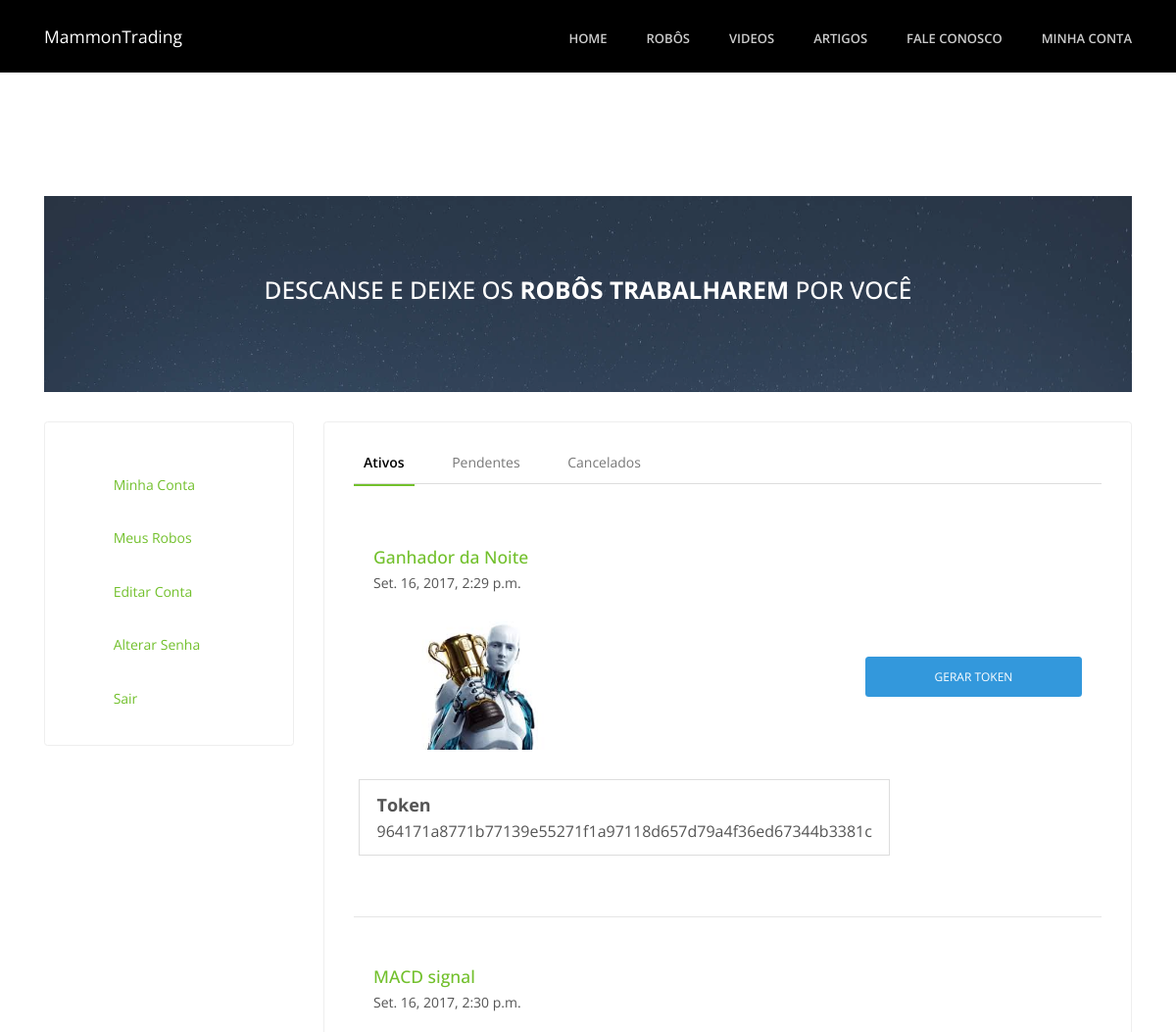
The page /conta/robos/ (signed in, upper part) on the database as committed earlier.
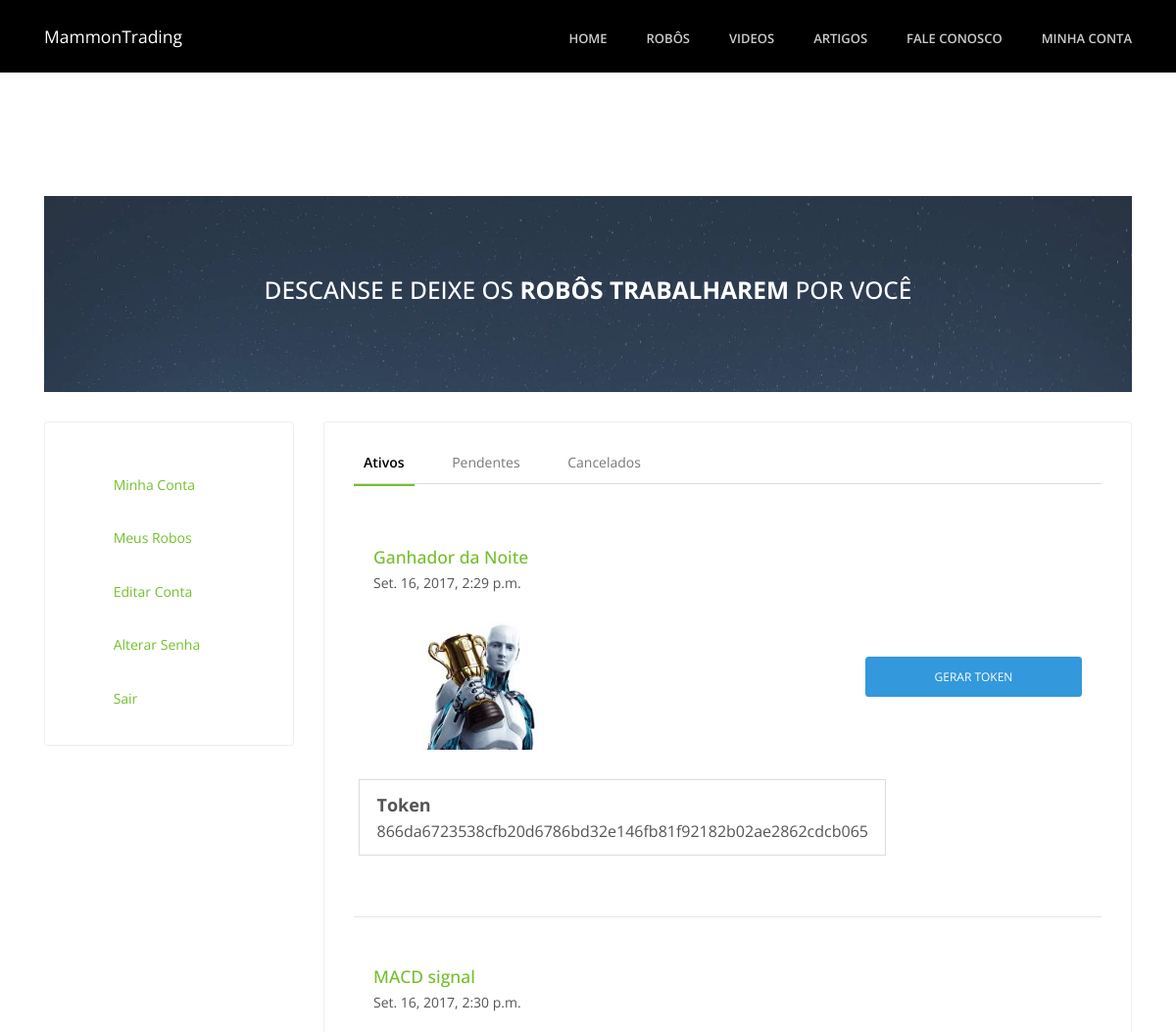
The same page on the database as committed later.
### robo/models.py (models this page shows, shortened)
class RoboComprado(models.Model):
    STATUS_COMPRA = {
        (0, 'Pendente'),
        (1, 'Aprovado'),
        (2, 'Cancelado'),
    }
    user = models.ForeignKey(settings.AUTH_USER_MODEL, verbose_name='Usuario', related_name='robos')
    robo = models.ForeignKey(Robo, verbose_name='Robo', related_name='compras')
    criado_em = models.DateTimeField('Criado em', auto_now_add=True)
    status = models.IntegerField('Situacao', choices=STATUS_COMPRA, default=0, blank=True)
    name_mt5 = models.CharField('Nome MT5', max_length=50)
    token = models.CharField('token', max_length=100, default="", blank=True)
    codigo = models.FileField(upload_to='arquivos', blank=True, null=True)
    @classmethod
    def ExistStatus(cls, status):
        status_robo = RoboComprado.STATUS_COMPRA
        for i in status_robo:
            if str(i[0]) == status:
                return True
        return False

class Robo(models.Model):
    TIPO = {
        (0, 'Conservador'),
        (1, 'Moderado'),
        (2, 'Arrojado'),
    }
    nome = models.CharField('Nome', max_length=100)
    slug = models.SlugField('Slug', max_length=100)
    imagem = models.ImageField(upload_to='imagens', verbose_name='Imagem')
    preco = models.DecimalField('Preco', decimal_places=2, max_digits=6)
    descricao = models.TextField('Descricao')
    criado_em = models.DateTimeField('Criado em', auto_now_add=True)
    atualizado_em = models.DateTimeField('Atualizado em', auto_now=True)
    tipo = models.IntegerField('Tipo', choices=TIPO, default=0, blank=True)
    @models.permalink
    def get_absolute_url(self):
        return ('robo:details', (), {'slug': self.slug})
    class Meta:
        verbose_name = 'Robo'
        verbose_name_plural = 'Robos'
        ordering = ['nome']

### conta/views.py (the view)
@login_required
def robos(request):
    template_name = 'conta/robos.html'
    status = request.GET.get('status')
    user = request.user
    cancelar_robos(user)
    if not RoboComprado.ExistStatus(status):
        status = 1
    robos_comprado = user.robos.filter(status=status)
    context = {}
    context['robos_comprado'] = robos_comprado
    context['status'] = status
    return render(request, template_name, context)

### conta/views.py (called while the page is built)
def cancelar_robos(user):
    robos = user.robos.all()
    for robo in robos:
        if robo.esta_ativo:
            continue
        if robo.criado_em < (timezone.now() - timedelta(days=7)):
            robo.cancelar()
            robo.save()

### conta/templates/conta/robos.html (shortened to what the changed rows need)
{% extends 'conta/minha_conta.html' %}
{% block dashboard_content %}
    {% if status == '0' %}
        <ul class="list-inline g-brd-bottom--sm g-brd-gray-light-v3 mb-5">
            <li class="list-inline-item g-pb-10 g-px-10 g-mb-20 g-mb-0--sm">
                <a class="g-brd-bottom g-brd-2 g-brd-transparent g-color-main g-color-gray-dark-v4 g-color-primary--hover g-text-underline--none--hover g-px-10 g-pb-13"
                   href="{% url 'conta:robos' %}?status=1">Ativos</a>
            </li>
            <li class="list-inline-item g-pb-10 g-pr-10 g-mb-20 g-mb-0--sm">
                <a class="g-brd-bottom g-brd-2 g-brd-primary g-color-main g-color-black g-font-weight-600 g-text-underline--none--hover g-px-10 g-pb-13"
                   href="{% url 'conta:robos' %}?status=0">Pendentes</a>
            </li>
            <li class="list-inline-item g-pb-10 g-pl-10 g-mb-20 g-mb-0--sm">
                <a class="g-brd-bottom g-brd-2 g-brd-transparent g-color-main g-color-gray-dark-v4 g-color-primary--hover g-text-underline--none--hover g-px-10 g-pb-13"
                   href="{% url 'conta:robos' %}?status=2">Cancelados</a>
            </li>
        </ul>
        {% for robo_comprado in robos_comprado %}
            <div class="g-pa-20">
                <div class="row">
                    <div class="col-md-12">
                        <div class="mb-4">
                            <h3 class="h5 mb-1"><a
                                    href="{{ robo_comprado.robo.get_absolute_url }}"> {{ robo_comprado.robo.nome }}</a>
                            </h3>
                            <p>{{ robo_comprado.criado_em }}</p>
                        </div>
                        <div class="row">
                            <div class="col-4 col-sm-4 g-mb-30">
                                <img class="img-fluid" src="{{ robo_comprado.robo.imagem.url }}"
                                     alt="{{ robo_comprado.robo.nome }}">
                            </div>
                            <div class="col-4 col-sm-4 g-mb-30">
                            </div>
                            <div class="col-4 col-sm-4">
                                <a class="btn btn-block u-btn-primary g-font-size-12 text-uppercase g-py-12 g-px-25 mb-4 mt-5"
                                   href="{% url 'robo:ativar_robo' robo_comprado.id %}">Pagar</a>
                            </div>
                        </div>
                    </div>
                </div>
            </div>
        {% empty %}
            <p>Voce nao possui robos pendentes</p>
        {% endfor %}
    {% else %}
        <ul class="list-inline g-brd-bottom--sm g-brd-gray-light-v3 mb-5">
            <li class="list-inline-item g-pb-10 g-pr-10 g-mb-20 g-mb-0--sm">
            </li>
            <li class="list-inline-item g-pb-10 g-px-10 g-mb-20 g-mb-0--sm">
            </li>
            <li class="list-inline-item g-pb-10 g-pl-10 g-mb-20 g-mb-0--sm">
            </li>
        </ul>
        {% for robo_comprado in robos_comprado %}
            <div class="g-pa-20">
                <div class="row">
                    <div class="col-md-12">
                        <div class="mb-4">
                            <h3 class="h5 mb-1"><a
                                    href="{{ robo_comprado.robo.get_absolute_url }}"> {{ robo_comprado.robo.nome }}</a>
                            </h3>
                            <p>{{ robo_comprado.criado_em }}</p>
                        </div>
                        <div class="row">
                            <div class="col-4 col-sm-4 g-mb-30">
                                <img class="img-fluid" src="{{ robo_comprado.robo.imagem.url }}"
                                     alt="{{ robo_comprado.robo.nome }}">
                            </div>
                            <div class="col-4 col-sm-4 g-mb-30">
                            </div>
                            <div class="col-4 col-sm-4">
                                <a class="btn btn-block u-btn-blue g-font-size-12 text-uppercase g-py-12 g-px-25 mb-4 mt-5"
                                   href="{% url 'robo:gerar_token' robo_comprado.id %}">Gerar token</a>
                            </div>
                        </div>
                    </div>
                    {% if robo_comprado.token %}
                        <div class="shortcode-html">
                            <div class="row">
                                <div class="col-lg-12">
                                    <div class="alert fade show g-brd-around g-brd-gray-light-v3 rounded-0"
                                         role="alert">
                                        <div class="media-body">
                                            <div class="d-flex justify-content-between">
                                                <p class="m-0 g-font-size-18 "><strong>Token</strong> </p>
                                            </div>
                                            <p class="m-0 g-font-size-16">{{ robo_comprado.token }}</p>
                                        </div>
                                    </div>
                                </div>
                            </div>
                        </div>
                    {% endif %}
                </div>
            </div>
            <hr>
        {% empty %}
            <p>Voce nao possui robos ativos</p>
        {% endfor %}
    {% endif %}
{% endblock %}

Rows that differ between the two databases and show on the page:
changed RoboComprado "Ganhador da Noite": token "964171a8771b77139e55271f1a97118d657d79a4f36ed67344b3381c" → "866da6723538cfb20d6786bd32e146fb81f92182b02ae2862cdcb065"
